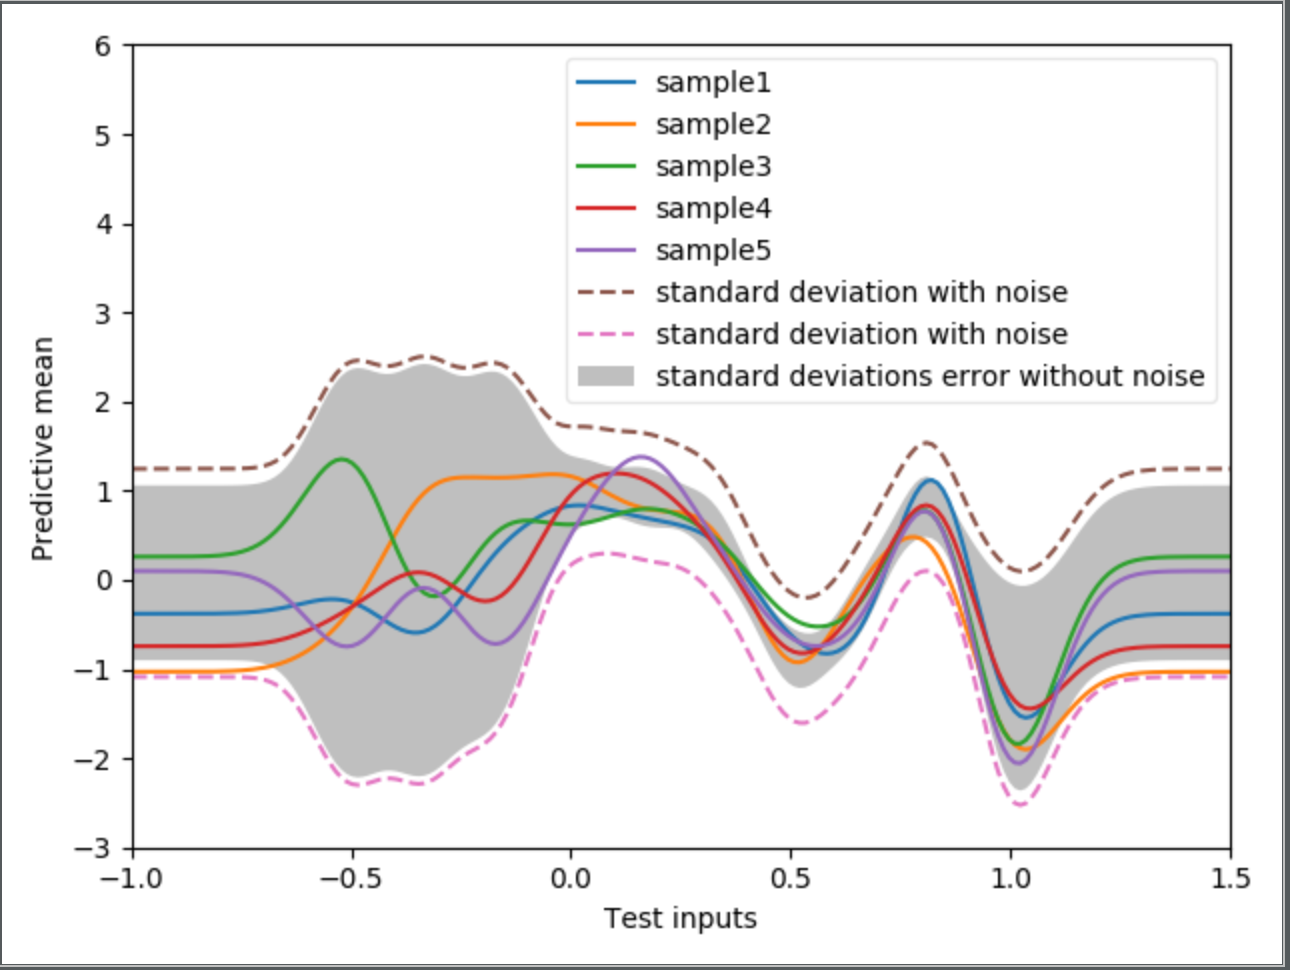

The Python source for this figure:
import numpy as np
import matplotlib.pyplot as plt
from numpy.linalg import inv

N = 25
X = np.reshape(np.linspace(0, 0.9, N), (N, 1))
Y_train = np.cos(10*X**2) + 0.1 * np.sin(100*X)
#K = 12  # order of the func
listTrainning = []
for i in np.linspace(0, 0.9, N):
    listTrainning.append(np.cos(10*i**2) + 0.1 * np.sin(100*i))




def Phi(K):
    Psii = np.zeros((N, K + 1))
    for i in range(N):
        Psii[i][0] = 1
        for j in range(1, K+1):
            Psii[i][j] = np.exp((-(X[i][0]-mul(j-1))**2) / 0.02)

    return Psii

def mul(j):
    x = np.linspace(-0.5, 1, 10)
    return x[j]


X_test = np.reshape(np.linspace(-1, 1.5, 200), (200, 1))
def PhiTest(K):
    Psii = np.zeros((200, K + 1))
    for i in range(200):
        Psii[i][0] = 1
        for j in range(1, K+1):
            Psii[i][j] = np.exp((-(X_test[i][0]-mul(j-1))**2) / 0.02)

    return Psii



def lml(alpha, beta, Phi, Y):
    """
    4 marks

    :param alpha: float
    :param beta: float
    :param Phi: array of shape (N, M)
    :param Y: array of shape (N, 1)
    :return: the log marginal likelihood, a scalar
    """
    N = len(Phi)
    M = len(Phi[0])
    part1 = (-N*0.5)*np.log(2*np.pi)
    wholePhi = np.dot(np.dot(Phi, alpha*np.identity(M)),Phi.T)
    wholeBeta = beta*np.identity(N)
    part2 = - 0.5*np.log(np.linalg.det( wholePhi + wholeBeta))

    part3 = -0.5*np.dot(np.dot(Y.T, inv((wholePhi + wholeBeta))),Y)
    logFunc  = part1 + part2 + part3

    return logFunc[0][0]

def grad_lml(alpha, beta, Phi, Y):
    """
    8 marks (4 for each component)

    :param alpha: float
    :param beta: float
    :param Phi: array of shape (N, M)
    :param Y: array of shape (N, 1)
    :return: array of shape (2,). The components of this array are the gradients
    (d_lml_d_alpha, d_lml_d_beta), the gradients of lml with respect to alpha and beta respectively.

    """
    N = len(Phi)
    M = len(Phi[0])
    X = np.dot(np.dot(alpha, Phi), Phi.T) + np.dot(beta, np.identity(N))
    common = 0.5 * np.dot(np.dot(inv(X), np.dot(Y, Y.T) - X), inv(X))
    d_alpha = np.trace(np.dot(common.T, np.dot(Phi, Phi.T)))
    d_bete = np.trace(common.T)

    return np.array([d_alpha, d_bete])

#order = 1
Phi = Phi(10)
alpha = 1.0
beta = 0.1
S_n = (inv(alpha*np.identity(len(Phi.T)) + (1/beta)*np.dot(Phi.T, Phi)))

M_n = np.dot(S_n, (1/beta)*np.dot(Phi.T,  Y_train)).reshape(1, 11)

samples = np.random.multivariate_normal(M_n[0], S_n, 5)
# print(samples.shape)




Phi_test = PhiTest(10)

index = 1
# ---------------Predictive mean------------------
for sample in samples:
    print(index)
    mean = np.dot(Phi_test, sample)
    # print(sample.shape)
    plt.plot(X_test, mean, label='sample'+str(index))
    index += 1

# ------------------ mean and covariance ------------------

# 求均值和方差(没有noise)
upper = []
lower = []
for i in range(200):
    get_Phi = Phi_test[i]
    miu = np.dot(M_n, np.transpose(get_Phi))
    sigma1 = np.sqrt(np.dot(get_Phi, np.dot(S_n, get_Phi.T)))
    # print(sigma1.shape)

    m = miu + 2 * sigma1
    upper.append(m)
    n = miu - 2 * sigma1
    lower.append(n)

upper = np.array(upper).reshape((1, 200))
upper = upper[0]
lower = np.array(lower).reshape((1, 200))
lower = lower[0]

# 求均值和方差(有noise)
upper1 = []
lower1 = []
for i in range(200):
    get_Phi = Phi_test[i]
    miu1 = np.dot(M_n, np.transpose(get_Phi))
    sigma2 = np.sqrt(np.dot(get_Phi, np.dot(S_n, get_Phi.T)) + beta)

    m = miu1 + 2 * sigma2
    upper1.append(m)
    n = miu1 - 2 * sigma2
    lower1.append(n)

upper1 = np.array(upper1).reshape((1, 200))
upper1 = upper1[0]
lower1 = np.array(lower1).reshape((1, 200))
lower1 = lower1[0]

x_ = X_test.reshape((1, 200))

# shaded bars
plt.plot(x_[0], upper1, '--', label='standard deviation with noise')
plt.plot(x_[0], lower1, '--', label='standard deviation with noise')
plt.fill_between(x_[0], upper, lower, where=upper >= lower, alpha=0.5,
                 label='standard deviations error without noise',facecolor = 'grey')


# plt.plot(x_gd, y_gd, color='green', marker='v', linewidth=2, markersize=0, label='Gradient descent')
plt.xlabel('Test inputs')
plt.ylabel('Predictive mean')
plt.legend(loc='best',framealpha = 0.5)
plt.axis([-1, 1.5, -3, 6])
plt.show()
#print(theta)
